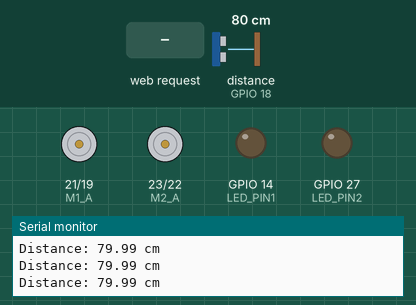
This sketch was run on a simulated ESP32. On the bench: motor-driver pin pairs drawn as motors (green arrow = first pin HIGH = forward, orange = second pin HIGH = backward, longer = more drive), output pins drawn as LEDs (lit = HIGH), the last lines printed to the serial monitor. Wiring (inferred from the names in the program): ultrasonic range finder: trigger GPIO 5; echo GPIO 18. The inputs (shaded band) are chosen by the test bench; at power-on: distance to the obstacle (sensor on GPIO 18) 80 cm. The echo pulse lasts 58.3 µs per cm; pins used as bus, display or sensor lines are not drawn.

Above: at 1.2 s.
1.3 s: distance to the obstacle (sensor on GPIO 18) set to 64 cm
2.8 s: distance to the obstacle (sensor on GPIO 18) set to 57 cm
At 3.2 s:
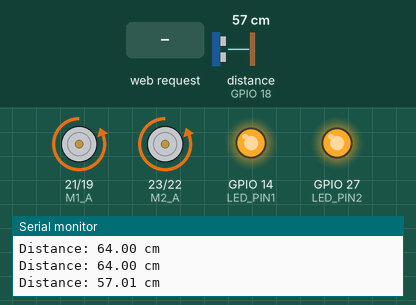
5.8 s: distance to the obstacle (sensor on GPIO 18) set to 120 cm
At 6.9 s:
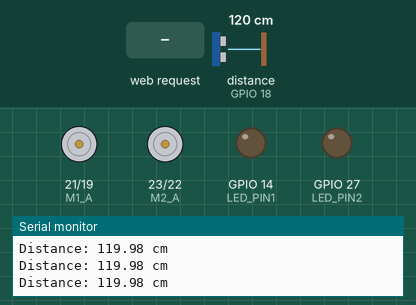
7.3 s: HTTP request GET /forward received
At 8.5 s:
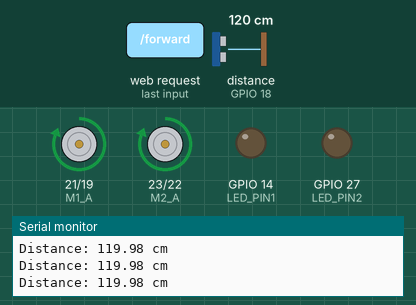
8.8 s: HTTP request GET /left received
At 9.7 s:
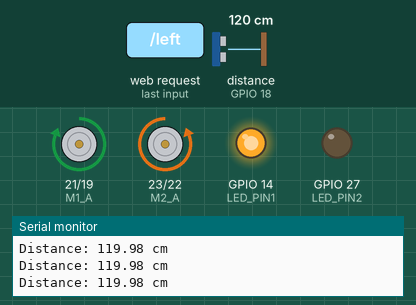
10.3 s: HTTP request GET /right received
At 10.6 s:
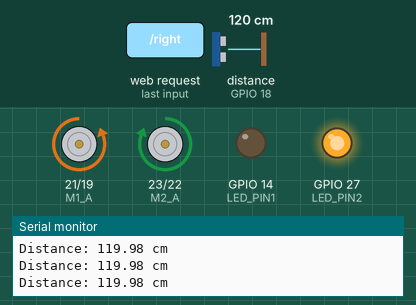
Timing chart, 0 to 12.8 s (numbered marks = the images above; inputs shaded):
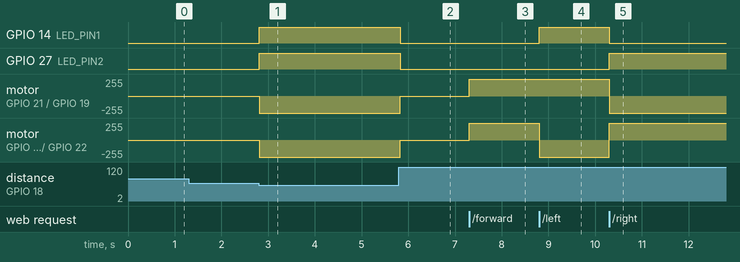

The sketch:

CarControl.ino
```cpp
// Object Detection Car - ESP32 Arduino Code
// Controls a Wi-Fi-enabled car with obstacle detection using HC-SR04 sensor
// Developed by Soumen Mishra, Nabanita Maity, Triyasa Dey, Pousali Pal, Anirudha Roy
// Dasnagar Government Polytechnic, Howrah, West Bengal (Session: 2022-2025)

#include <WiFi.h> // Library for ESP32 Wi-Fi functionality

// Sensor and Actuator Pins
#define TRIG_PIN 5     // HC-SR04 Trigger Pin (sends ultrasonic pulse)
#define ECHO_PIN 18    // HC-SR04 Echo Pin (receives reflected pulse)
#define LED_PIN1 14    // Left LED (indicates left turn)
#define LED_PIN2 27    // Right LED (indicates right turn)

// Motor Pins (connected to L293D motor driver)
#define M1_A 21        // Motor 1 forward
#define M1_B 19        // Motor 1 backward
#define M2_A 23        // Motor 2 forward
#define M2_B 22        // Motor 2 backward

// WiFi Configuration (change these for your network)
const char* ssid = "Savana Node 01";    // Wi-Fi SSID for Access Point
const char* password = "iloveindia";    // Wi-Fi Password (update for security)
WiFiServer server(80);                  // HTTP server on port 80

void setup() {
  Serial.begin(115200); // Initialize serial communication for debugging

  // Set up WiFi as an Access Point
  WiFi.softAP(ssid, password);
  server.begin();
  Serial.println("Access Point started");
  Serial.print("IP address: ");
  Serial.println(WiFi.softAPIP()); // Print IP (default: 192.168.4.1)

  // Initialize pins
  pinMode(TRIG_PIN, OUTPUT);
  pinMode(ECHO_PIN, INPUT);
  pinMode(LED_PIN1, OUTPUT);
  pinMode(LED_PIN2, OUTPUT);
  pinMode(M1_A, OUTPUT);
  pinMode(M1_B, OUTPUT);
  pinMode(M2_A, OUTPUT);
  pinMode(M2_B, OUTPUT);

  // Ensure motors and LEDs are off initially
  movestop();
}

void loop() {
  // Measure distance to nearest obstacle
  float distance = getDistance();
  Serial.print("Distance: ");
  Serial.print(distance);
  Serial.println(" cm");

  // Obstacle detection: If < 60 cm, move back and stop
  if (distance < 60 && distance > 0) {
    movebackward();
    delay(500); // Move back for 500 ms
    movestop();
    return; // Skip other commands to prioritize avoidance
  }

  // Check for HTTP client requests
  WiFiClient client = server.available();
  if (client) {
    String request = "";
    while (client.connected()) {
      if (client.available()) {
        char c = client.read();
        request += c;
        if (c == '\r') {
          Serial.println(request);

          // Extract command from HTTP GET request
          int start = request.indexOf("GET /") + 5;
          int end = request.indexOf("HTTP/");
          String command = request.substring(start, end);
          command.trim(); // Remove spaces/newlines

          Serial.println("Received Command: " + command);

          // Execute movement based on command
          if (command == "forward") moveforward();
          else if (command == "left") moveleft();
          else if (command == "stop") movestop();
          else if (command == "right") moveright();
          else if (command == "backward") movebackward();

          // Send HTTP response to client
          client.println("HTTP/1.1 200 OK");
          client.println("Content-type:text/html");
          client.println();
          client.println("The Car is moving: " + command + "");
          break;
        }
      }
    }
    client.stop(); // Close client connection
  }
}

// Measure distance using HC-SR04 sensor
float getDistance() {
  digitalWrite(TRIG_PIN, LOW);
  delayMicroseconds(2);
  digitalWrite(TRIG_PIN, HIGH);
  delayMicroseconds(10);
  digitalWrite(TRIG_PIN, LOW);
  long duration = pulseIn(ECHO_PIN, HIGH);
  return (duration * 0.0343) / 2; // Distance in cm
}

// Motor control functions
void moveforward() {
  resetLEDs();
  digitalWrite(M1_A, HIGH);
  digitalWrite(M1_B, LOW);
  digitalWrite(M2_A, HIGH);
  digitalWrite(M2_B, LOW);
}

void movebackward() {
  resetLEDs();
  digitalWrite(LED_PIN1, HIGH); // Both LEDs on
  digitalWrite(LED_PIN2, HIGH);
  digitalWrite(M1_A, LOW);
  digitalWrite(M1_B, HIGH);
  digitalWrite(M2_A, LOW);
  digitalWrite(M2_B, HIGH);
}

void moveleft() {
  resetLEDs();
  digitalWrite(LED_PIN1, HIGH); // Left LED on
  digitalWrite(M1_A, HIGH);
  digitalWrite(M1_B, LOW);
  digitalWrite(M2_A, LOW);
  digitalWrite(M2_B, HIGH);
}

void moveright() {
  resetLEDs();
  digitalWrite(LED_PIN2, HIGH); // Right LED on
  digitalWrite(M1_A, LOW);
  digitalWrite(M1_B, HIGH);
  digitalWrite(M2_A, HIGH);
  digitalWrite(M2_B, LOW);
}

void movestop() {
  resetLEDs();
  digitalWrite(M1_A, LOW);
  digitalWrite(M1_B, LOW);
  digitalWrite(M2_A, LOW);
  digitalWrite(M2_B, LOW);
}

// Reset LEDs before new movement
void resetLEDs() {
  digitalWrite(LED_PIN1, LOW);
  digitalWrite(LED_PIN2, LOW);
}
```

Measured:
- the behaviour switches between 61 and 60 cm on distance to the obstacle (sensor on GPIO 18) (found by bisection; images 0 and 1)
- after the input at 2.8 s, GPIO 14 (LED_PIN1), GPIO 27 (LED_PIN2): LOW → HIGH at once; motor on GPIO 21 (M1_A) / GPIO 19 (M1_B), motor on GPIO 23 (M2_A) / GPIO 22 (M2_B): stopped → backward 255/255 at once
- after the input at 5.8 s, GPIO 14 (LED_PIN1), GPIO 27 (LED_PIN2): HIGH → LOW at once; motor on GPIO 21 (M1_A) / GPIO 19 (M1_B), motor on GPIO 23 (M2_A) / GPIO 22 (M2_B): backward 255/255 → stopped at once
- after the input at 7.3 s, motor on GPIO 21 (M1_A) / GPIO 19 (M1_B), motor on GPIO 23 (M2_A) / GPIO 22 (M2_B): stopped → forward 255/255 at once
- after the input at 8.8 s, GPIO 14 (LED_PIN1): LOW → HIGH at once; motor on GPIO 23 (M2_A) / GPIO 22 (M2_B): forward 255/255 → backward 255/255 at once
- after the input at 10.3 s, GPIO 14 (LED_PIN1): HIGH → LOW at once; GPIO 27 (LED_PIN2): LOW → HIGH at once; motor on GPIO 21 (M1_A) / GPIO 19 (M1_B): forward 255/255 → backward 255/255 at once; motor on GPIO 23 (M2_A) / GPIO 22 (M2_B): backward 255/255 → forward 255/255 at once
